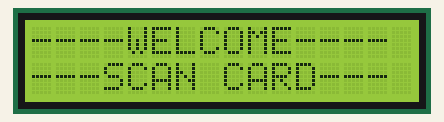
Simulated run of this sketch. Board: Arduino Uno, built with avr-gcc and run on an emulated ATmega328P. On the bench: 16×2 character LCD.

Above: at 0.6 s.
At 2.1 s:
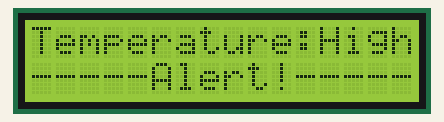

Measured:
- what the display in image 0 shows lasts 1.5 s, from 0.6 s to 2.1 s

The sketch:

mechatronics_cp.ino
```cpp
#include<LiquidCrystal.h>

const int rs = 12, en = 11, d4 = 5, d5 = 4, d6 = 3, d7 = 2;
LiquidCrystal lcd(rs, en, d4, d5, d6, d7);

float temp = 37.01;

void setup()
{
  lcd.begin(16, 2);
  delay(500);
  //lcd.clear();
  lcd.setCursor(0, 0);
  lcd.print("----WELCOME----");
  lcd.setCursor(0, 1);
  lcd.print("---SCAN CARD---");

}
void loop()
{
  delay(1500);
  if ( temp <= 37.00)
  {
    lcd.clear();
    lcd.setCursor(0, 0);
    lcd.print("Temperature:OK");
    lcd.setCursor(0, 1);
    lcd.print("----WELCOME----");
  }
  else
  {
    lcd.clear();
    lcd.setCursor(0, 0);
    lcd.print("Temperature:High");
    lcd.setCursor(0, 1);
    lcd.print("-----Alert!-----");
  }

}
```
